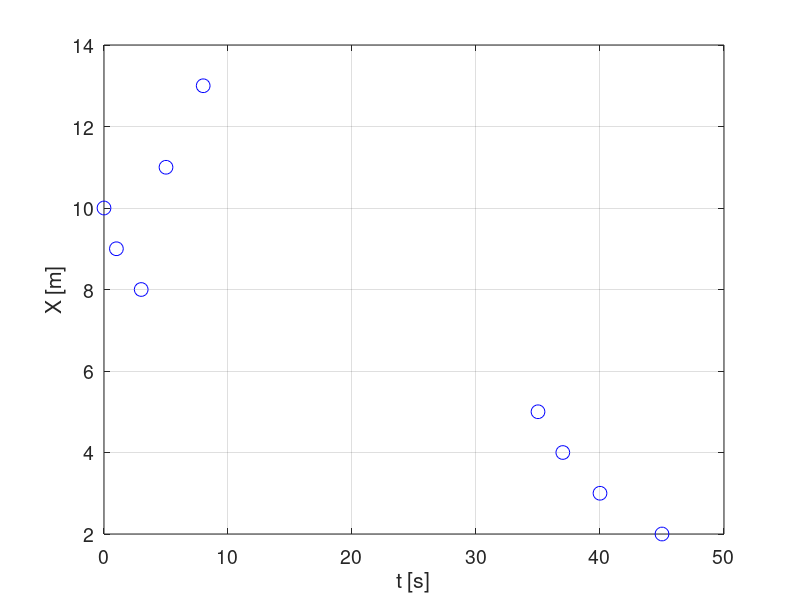

MATLAB code for this plot: (Note: this script raises an error after producing the figure.)
% Supposedly one measures a variable which is a function of 
% time t, such as the X coordinate of an object. 
% Let us plot the measurements. Run the following block of 
% code. 
 
t = [0; 1; 3; 5; 8; 35; 37; 40; 45];
X = [10; 9; 8; 11; 13; 5; 4; 3; 2];
figure(1); clf; plot(t, X, 'bo', 'MarkerSize', 10); xlabel('t [s]'); 
ylabel('X [m]'); set(gca, 'FontSize', 14); grid on; clear all; clc;
% Clearing variables and workspace is done at or near the end 
% of after each block of code for the purposes of clarity of this 
% tutorial. 
 
 
%                                           Page 1
%%%%%%%%%%%%%%%%%%%%%%%%%%%%%%%%
 
 
% Supposedly one wishes to find the velocity V(t) curve in the X 
% direction in the time interval [0 s, 50 s]. In order to do that, one 
% has to differentiate the X(t) function. Only the values in nine 
% specific time points have been measured and the X(t) function 
% as a whole is unknown. In such cases, numerical 
% differentiation has to be performed to give an accurate 
% estimation of the actual V(t) curve. ZDerivativeA is a tool which 
% can be used to do just that. The simplest way of differentiating 
% a function numerically can be performed and the actual 
% function which is differentiated can be visualized using the 
% ZDerivativeA function by setting the order of accuracy to "1" 
% and the mode to "1". 
% Run the following block of code in order to do that. 
 
t = [0; 1; 3; 5; 8; 35; 37; 40; 45];
X = [10; 9; 8; 11; 13; 5; 4; 3; 2];
xData = t;
yData = X;
ordDeriv = 1;   % Derivative order. 
Acc = 1;    % Order of accuracy. 
xDeriv = (linspace(0, 50, 1000))';   % Time points in which the 
                                                          % derivative is to be 
                                                          % calculated. 
figr = 1;   % Figure number for the plot of the measurements and 
                % the actual function which is differentiated. 
mode = 1;   % Mode of differentition. See later. 
V = ZDerivativeA(xData, yData, ordDeriv, Acc, xDeriv, figr, mode);
xlabel('t [s]'); ylabel('X [m]'); set(gca, 'FontSize', 14);
figure(2); clf; 
plot(xDeriv, V, 'r', 'LineWidth', 1.2);
xlabel('t [s]'); ylabel('V [m / s]'); set(gca, 'FontSize', 14); grid on;
clear all; clc;
 
 
%                                           Page 2
%%%%%%%%%%%%%%%%%%%%%%%%%%%%%%%%
 
 
% The principle of numerical differentiation is to estimate the 
% function based on the numerical data and then differentiate it. 
% In the previous case, the X(t) function is estimated to be 
% linearly connected pairs of neighboring measured points, 
% a piecewise linear function which is simply extrapolated for 
% t < 0 s and t > 45 s. 
% ZDerivativeA function offers more complex estimations such 
% as a piecewise Lagrange polynomial of the 
% "Acc - ordDeriv + 1 "-th order of the data if the "mode" 
% parameter is set to be either 0, 1, or 2. 
% Depending on the "mode" parameter, the construction of the 
% piecewise Lagrange polynomial changes. For simple use of 
% the ZDerivativeA function, the ZDerivativeASimple function 
% has the parameters "Acc" and "mode" fixed as Acc == 3 and 
% mode == 2 as it is good practice in most cases. Run the 
% following block of code to see these parameters used on the 
% examined set of data for yourself. 
 
t = [0; 1; 3; 5; 8; 35; 37; 40; 45];
X = [10; 9; 8; 11; 13; 5; 4; 3; 2];
xData = t;
yData = X;
ordDeriv = 1;   % Derivative order. 
Acc = 3;    % Order of accuracy. 
xDeriv = (linspace(0, 50, 1000))';   % Time points in which the 
                                                          % derivative is to be 
                                                          % calculated. 
figr = 1;   % Figure number for the plot of the measurements and 
                % the actual function which is differentiated. 
mode = 2;   % Mode of differentiation. See later. 
V = ZDerivativeA(xData, yData, ordDeriv, Acc, xDeriv, figr, mode);
xlabel('t [s]'); ylabel('X [m]'); set(gca, 'FontSize', 14);
figure(2); clf; 
plot(xDeriv, V, 'r', 'LineWidth', 1.2);
xlabel('t [s]'); ylabel('V [m / s]'); set(gca, 'FontSize', 14); grid on;
clear all; clc;
 
 
%                                           Page 3
%%%%%%%%%%%%%%%%%%%%%%%%%%%%%%%%
 
 
% The estimated V(t) curve in the previous case is 
% discontinuous, which may appear unsatisfactory. It may be 
% tempting to set the accuracy parameter "Acc" to the maximal 
% value of Acc == 9 - 1 ("9" is the size of the coordinate X/time 
% data vector and "1" is the order of the derivative) as at this 
% setting, the estimated X(t) function is a single Lagrange 
% polynomial of the measured data. Unfortunately, higher order 
% Lagrange polynomials can oscillate wildly between the data 
% points, which is why this is not recommended. 
% Run the following block of code to see for yourself. You can 
% also experiment by changing the "mode" and "Acc" 
% parameters or even numerically evaluate a higher order 
% derivative by raising the "ordDeriv" parameter. For complete 
% understanding, see the ZDerivativeA documentation and code. 
 
t = [0; 1; 3; 5; 8; 35; 37; 40; 45];
X = [10; 9; 8; 11; 13; 5; 4; 3; 2];
xData = t;
yData = X;
ordDeriv = 1;   % Derivative order. 
Acc = 8;    % Order of accuracy. 
xDeriv = (linspace(0, 45, 1000))';   % Time points in which the 
                                                          % derivative is to be 
                                                          % calculated. 
figr = 1;   % Figure number of the plot of the measurements and 
                % the actual function which is differentiated. 
mode = 2;   % Mode of differentiation. See later. 
V = ZDerivativeA(xData, yData, ordDeriv, Acc, xDeriv, figr, mode);
xlabel('t [s]'); ylabel('X [m]'); set(gca, 'FontSize', 14);
figure(2); clf; 
plot(xDeriv, V, 'r', 'LineWidth', 1.2);
xlabel('t [s]'); ylabel('V [m / s]'); set(gca, 'FontSize', 14); grid on;
clear all; clc;
 
 
%                                           Page 4
%%%%%%%%%%%%%%%%%%%%%%%%%%%%%%%%